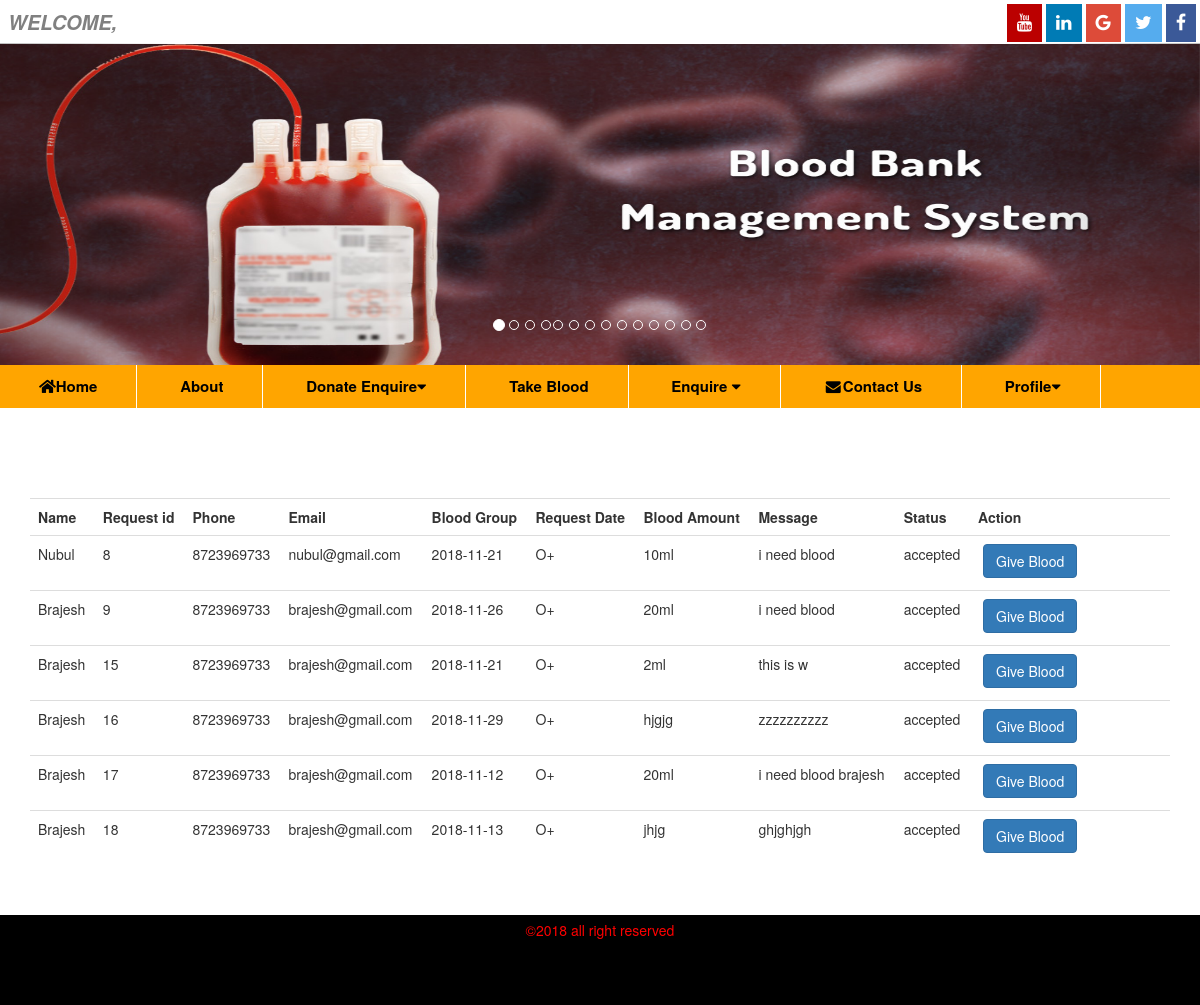
Screenshot of /staff/blood_req_acpt.php with the database file from the repository.
### tables this page shows
CREATE TABLE IF NOT EXISTS `bloodrequest` (
  `bloodrequest_id` int(11) NOT NULL AUTO_INCREMENT,
  `donor_id` int(10) NOT NULL,
  `request_date` date NOT NULL,
  `blood_amount` varchar(10) NOT NULL,
  `message` varchar(50) NOT NULL,
  `status` enum('waiting','accepted','rejected') NOT NULL,
  `delivery_date` date NOT NULL,
  `staff_id` int(10) NOT NULL,
  PRIMARY KEY (`bloodrequest_id`),
  KEY `donor_id` (`donor_id`)
);

CREATE TABLE IF NOT EXISTS `donarregistration` (
  `id` int(10) NOT NULL AUTO_INCREMENT,
  `name` varchar(10) NOT NULL,
  `gurdians_name` varchar(10) NOT NULL,
  `address` varchar(50) NOT NULL,
  `state` varchar(20) NOT NULL,
  `phone` varchar(10) NOT NULL,
  `email` varchar(20) NOT NULL,
  `gender` varchar(10) NOT NULL,
  `dob` date NOT NULL,
  `age` int(3) NOT NULL,
  `bloodgroup` varchar(5) NOT NULL,
  `any_disease` varchar(50) NOT NULL,
  `occupation` varchar(20) NOT NULL,
  `password` varchar(10) NOT NULL,
  `pimg` varchar(200) NOT NULL,
  PRIMARY KEY (`id`)
);

### staff/blood_req_acpt.php (the view, shortened to what this page needs)
<?php
 require('staff_details.php');
 $sql2 = "SELECT * from donarregistration as donordetail INNER JOIN bloodrequest as bloodreq ON donordetail.id = bloodreq.donor_id WHERE status='accepted'";
   ?>
 <!DOCTYPE html>
 <html lang="en" dir="ltr">
   <head>
       <link rel="stylesheet" href="../owlcarousel/owl.carousel.min.css">
       <link rel="stylesheet" href="../owlcarousel/owl.carousel.min.js">
       <link rel="stylesheet" href="../bootstrap/bootstrap.min.css">
       <link rel="stylesheet" href="../css/styleabc.css">
       <link rel="stylesheet" href="https://use.fontawesome.com/releases/v5.3.1/css/all.css">
       <link rel="stylesheet" href="https://cdnjs.cloudflare.com/ajax/libs/font-awesome/4.7.0/css/font-awesome.min.css">
  </head>
  <body>
    <nav>
      <ul>
        <P style="color: gray; float: left; margin: 6px; font-weight: bolder; font-size: 20px; font-style: italic;">WELCOME, <?php echo $staff->name;  echo $staff->id; ?></p>
        <li><a href="https://www.facebook.com/bkumarprasad" class="facebook"><i class="fa fa-facebook" style="background:#3B5998; color: white; padding:10px;"></i></a> </li>
        <li><a href="#" class="twitter"><i class="fa fa-twitter" style="background:  #55ACEE; color: white; padding:10px;"></i></a></li>
        <li><a href="#" class="google"><i class="fa fa-google" style="background:  #dd4b39; color:white; padding:10px;"></i></a></li>
        <li><a href="#" class="linkedin"><i class="fa fa-linkedin" style="background:#007bb5; color:white; padding:10px;"></i></a></li>
        <li><a href="#" class="youtube"><i class="fa fa-youtube" style="background:#bb0000; color:white; padding:10px;"></i></a></li>
      </ul>
    </nav>
      <div id="myCarousel" class="carousel slide" data-ride="carousel">
        <ol class="carousel-indicators">
          <li data-target="#myCarousel" data-slide-to="0" class="active"></li>
          <li data-target="#myCarousel" data-slide-to="1"></li>
          <li data-target="#myCarousel" data-slide-to="2"></li>
          <li data-target="#myCarousel" data-slide-to="3"</li>
          <li data-target="#myCarousel" data-slide-to="4"></li>
          <li data-target="#myCarousel" data-slide-to="5"></li>
          <li data-target="#myCarousel" data-slide-to="6"></li>
          <li data-target="#myCarousel" data-slide-to="7"></li>
          <li data-target="#myCarousel" data-slide-to="8"></li>
          <li data-target="#myCarousel" data-slide-to="9"></li>
          <li data-target="#myCarousel" data-slide-to="10"></li>
          <li data-target="#myCarousel" data-slide-to="11"></li>
          <li data-target="#myCarousel" data-slide-to="12"></li>
          <li data-target="#myCarousel" data-slide-to="13"></li>
        </ol>
        <div class="carousel-inner">
          <div class="item active">
            <img src="../images/blood-bank.jpg"  style="width:100%; height:321px;">
          </div>
        </div>
        <a class="left carousel-control" href="#myCarousel" data-slide="prev">
          <span class="glyphicon glyphicon-chevron-left"></span>
        </a>
        <a class="right carousel-control" href="#myCarousel" data-slide="next">
          <span class="glyphicon glyphicon-chevron-right"></span>
        </a>
      </div>
 <?php require("staff_header.php"); ?><br><br><br>
<div class="container">
  <table class="table table-hover " style="margin-top: 30px;">
    <tr style="background: #fff;">
        <th>Name</th>
            <th>Request id</th>
              <th>Phone</th>
                <th>Email</th>
                  <th>Blood Group</th>
                    <th>Request Date</th>
                      <th>Blood Amount</th>
                        <th>Message</th>
                          <th>Status</th>
                          <th style="width: 200px;">Action</th>
    </tr>
<?php
      $query = mysqli_query($con, $sql2);
      while ($a = mysqli_fetch_array($query)) {
        echo "<tr>";
        echo "<td>".$a['name']."</td>";
        echo "<td>".$a['bloodrequest_id']."</td>";
        echo "<td>".$a['phone']."</td>";
        echo "<td>".$a['email']."</td>";
        echo "<td>".$a['request_date']."</td>";
        echo "<td>".$a['bloodgroup']."</td>";
        echo "<td>".$a['blood_amount']."</td>";
        echo "<td>".$a['message']."</td>";
        echo "<td>".$a['status']."</td>";
        echo "<td> <form action='staff_giveblood.php' method='post' style='display: inline-block;'> <input type='hidden' name='bloodrequest_id' value='".$a['bloodrequest_id']."' > <button  type='submit' name='donate'  style='margin:0px 5px; display:inline-block;  float:left;' class='btn btn-primary'>Give Blood</button>  </form> </td>";
        echo "  </tr>";
        }
    ?>
  </table></div><br><br><br>
  <footer>
    <div class="footer">
        &copy2018 all right reserved
    </div>
  </footer>
   </body>
  </html>

### staff/staff_header.php (shortened to what this page needs)
<ul class="nav">
			<li class="active"><a href="staff_index.php"><i class="fas fa-home" style="color: black;"></i>Home</a></li>
      <li><a href="staff_about.php">About</a></li>
      <li><a href="#">Donate Enquire<i class="fas fa-caret-down"></i></a>
			</li>
			<li><a href="staff_takeblood.php">Take Blood</a></li>
      <li><a href="#">Enquire <i class="fas fa-caret-down"></i></a>
      </li>
      <li><a href="staff_contactus.php"><i class="fa fa-fw fa-envelope" style="color: black;"></i>Contact Us</a></li>
      <li><a href="staff_profile.php">Profile<i class="fas fa-caret-down"></i></a>
      </li>
</ul>

### css/styleabc.css (style rules this page uses)
* { margin: 0; padding: 0; }
body { background-color: white; height: 100%; }
nav { margin: 0; padding: 2px; width: 100%; height: 43px; background-color: white; }
nav ul li { float: right; padding: 6px; font-size: 18px; list-style: none; margin: -4px; }
.footer { background-color: black; position: relative; text-align: center; height: 90px; margin-top: -30px; color: red; clear: both; padding: 05px; }

### staff/staff_header.php (style rules this page uses)
.nav { background: orange; width: 100%; height: 43px; margin-top: 0px; position: sticky; top: 0px; }
.nav li { display: inline-block; }
.nav li a { color:black; font-size: 15px; font-weight: bold; padding: 11px 38.9px; border-right: 1px solid #fff; border-bottom: 2px transparent red; }

### rows the page displays
bloodrequest: donor.name "Nubul", bloodrequest_id "8", donor.phone "8723969733", donor.email "nubul@gmail.com", request_date "2018-11-21", donor.bloodgroup "O+", blood_amount "10ml", message "i need blood", status "accepted"
bloodrequest: donor.name "Brajesh", bloodrequest_id "9", donor.phone "8723969733", donor.email "brajesh@gmail.com", request_date "2018-11-26", donor.bloodgroup "O+", blood_amount "20ml", message "i need blood", status "accepted"
bloodrequest: donor.name "Brajesh", bloodrequest_id "15", donor.phone "8723969733", donor.email "brajesh@gmail.com", request_date "2018-11-21", donor.bloodgroup "O+", blood_amount "2ml", message "this is w", status "accepted"
bloodrequest: donor.name "Brajesh", bloodrequest_id "16", donor.phone "8723969733", donor.email "brajesh@gmail.com", request_date "2018-11-29", donor.bloodgroup "O+", blood_amount "hjgjg", message "zzzzzzzzzz", status "accepted"
bloodrequest: donor.name "Brajesh", bloodrequest_id "17", donor.phone "8723969733", donor.email "brajesh@gmail.com", request_date "2018-11-12", donor.bloodgroup "O+", blood_amount "20ml", message "i need blood brajesh", status "accepted"
bloodrequest: donor.name "Brajesh", bloodrequest_id "18", donor.phone "8723969733", donor.email "brajesh@gmail.com", request_date "2018-11-13", donor.bloodgroup "O+", blood_amount "jhjg", message "ghjghjgh", status "accepted"
